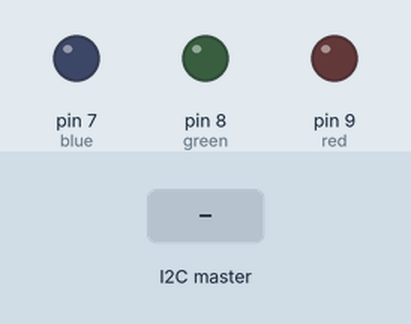
The sketch below on a simulated Arduino Uno, built with avr-gcc and run on an emulated ATmega328P. Shown: output pins drawn as LEDs (lit = HIGH). Inputs (shaded band) come from the test bench.

Above: at 1.2 s.
1.3 s: the I2C master sends "B"
At 1.6 s:
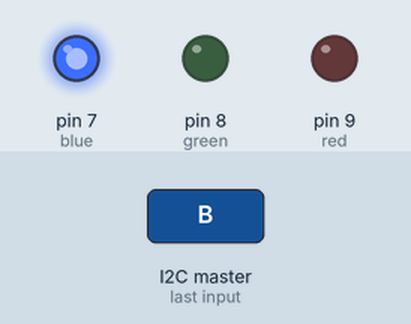
2.8 s: the I2C master sends "G"
At 3.9 s:
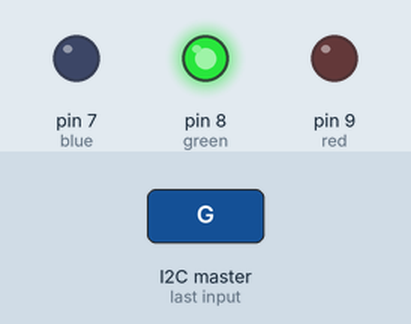
4.3 s: the I2C master sends "N"
At 5.0 s:
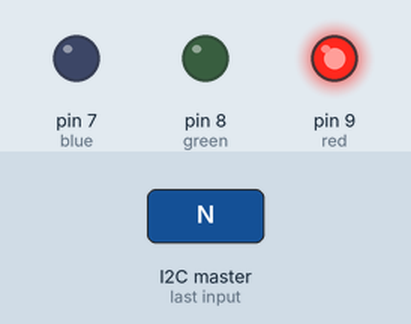
Timing chart, 0 to 7.3 s (numbered marks = the images above; inputs shaded):
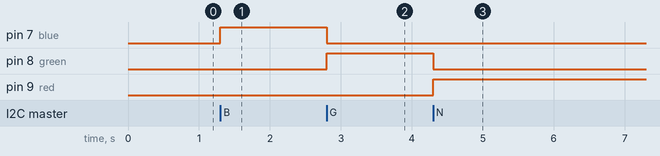

The sketch:

P_actual_i2c_slave.ino
```cpp
//Slave I2C code sketch

#include <Wire.h>
char master_message;

void setup() {
  Wire.begin(5);

  pinMode(7,OUTPUT);   //blue
  pinMode(8,OUTPUT);   //green
  pinMode(9,OUTPUT);   //red
  digitalWrite(7,LOW);
  digitalWrite(8,LOW);
  digitalWrite(9,LOW);

  Wire.onReceive(getEvent);
  Wire.onRequest(requestEvent);
}

void loop() {

}

void getEvent(int howMany) {
  if(Wire.available()) {
    master_message = Wire.read();

    if(master_message == 'B') {
      digitalWrite(8,LOW);
      digitalWrite(9,LOW);
      digitalWrite(7,HIGH);

    } else if(master_message == 'G') {
      digitalWrite(7,LOW);
      digitalWrite(9,LOW);
      digitalWrite(8,HIGH);

    } else if(master_message == 'N') {
      digitalWrite(7,LOW);
      digitalWrite(8,LOW);
      digitalWrite(9,HIGH);
    }
  }
}

void requestEvent() {
  if( master_message == 'B') {
    Wire.write('b');
  } else if( master_message == 'G') {
    Wire.write('g');
  } else if( master_message == 'N') {
    Wire.write('n');
  }
}
```

Measured:
- after the input at 1.3 s, pin 7 (blue): LOW → HIGH at once
- after the input at 2.8 s, pin 7 (blue): HIGH → LOW at once; pin 8 (green): LOW → HIGH at once
- after the input at 4.3 s, pin 8 (green): HIGH → LOW at once; pin 9 (red): LOW → HIGH at once
